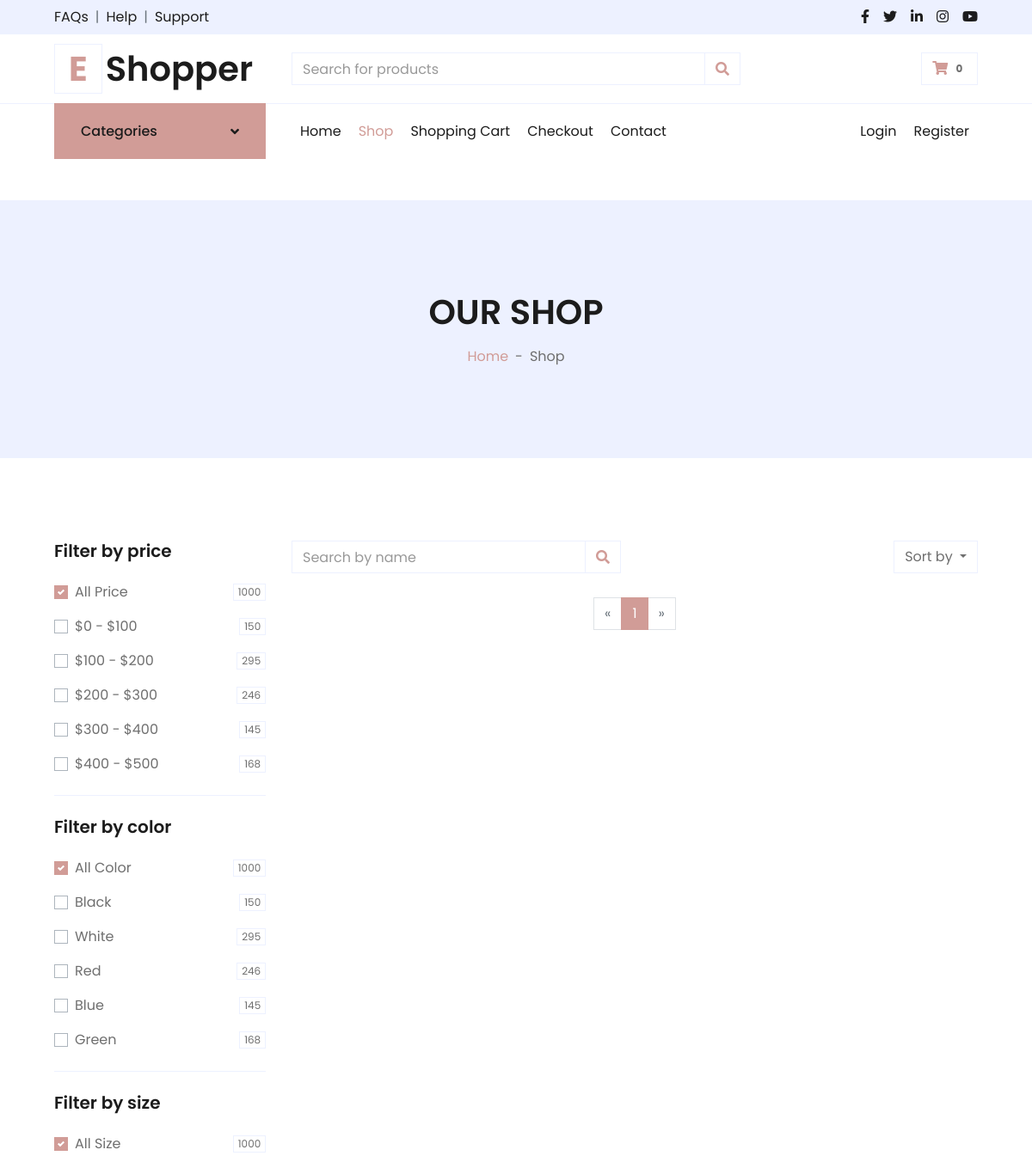
Page /shop/ (upper part) on the earlier database version.
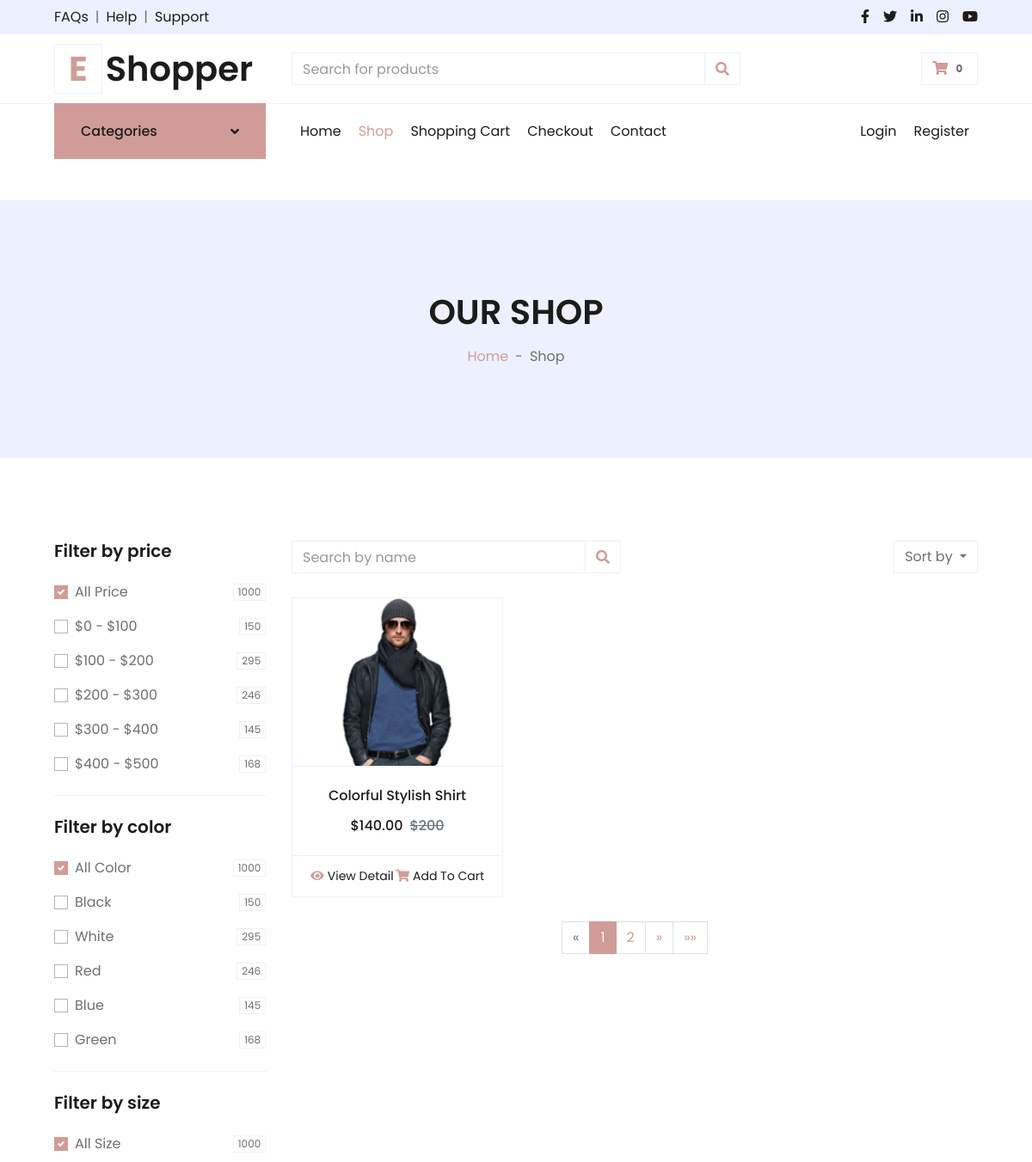
Same page on the later database version.
### main/models.py (models this page shows, shortened)
class Product(models.Model):
    name = models.CharField('Product Name', max_length=255)
    about = models.TextField('About Product')
    description = models.TextField('Description')
    information = models.TextField('Information')
    price = models.PositiveSmallIntegerField('Product Price')
    discount = models.DecimalField('Discount Size', max_digits=3, decimal_places=1)
    discounted_price = models.DecimalField('Discounted Price', max_digits=10, decimal_places=2, blank=True, null=True)
    is_trendy = models.BooleanField(default=False)
    images = models.ManyToManyField('Image')
    colors = models.ManyToManyField('Color')
    sizes = models.ManyToManyField('Size')
    category = models.ForeignKey('Category', on_delete=models.CASCADE, related_name='products', null=True)
    facebook = models.URLField('Facebook URL', blank=True)
    twitter = models.URLField('Twitter URL', blank=True)
    linkedin = models.URLField('LinkedIn URL', blank=True)
    pinterest = models.URLField('Pinterest URL', blank=True)
    created_at = models.DateTimeField('Created At', auto_now_add=True, null=True)
    updated_at = models.DateTimeField('Updated At', auto_now=True, null=True)

class Image(models.Model):
    img = models.ImageField('Product Image',upload_to='media')

### main/views.py (the view, shortened to what this page needs)
# urls.py: path('shop/' , ShopListView.as_view() , name='shop'),
class ShopListView(ListView):
    template_name = 'shop.html'
    paginate_by = 1  # Number of products per page
    @staticmethod
    def __extract_all_data(request):
        products = Product.objects.all()
        paginator = Paginator(products, ShopListView.paginate_by)
        page = request.GET.get('page')
        try:
            products = paginator.page(page)
        except PageNotAnInteger:
            products = paginator.page(1)
        except EmptyPage:
            products = paginator.page(paginator.num_pages)
        context = {
            'nav': 'shop',
            'products': products,
        }
        return context
    def get(self, request: HttpRequest, *args: Any, **kwargs: Any) -> HttpResponse:
        return render(request , self.template_name , context=self.__extract_all_data(request))

### main/templates/shop.html (shortened to what the changed rows need)
{% extends 'inc/base.html' %}
{% block 'content' %}
    <div class="container-fluid bg-secondary mb-5">
        <div class="d-flex flex-column align-items-center justify-content-center" style="min-height: 300px">
            <h1 class="font-weight-semi-bold text-uppercase mb-3">Our Shop</h1>
        </div>
    </div>
    <div class="container-fluid pt-5">
        <div class="row px-xl-5">
            <div class="col-lg-9 col-md-12">
                <div class="row pb-3">
                    {% for product in products %}
                    <div class="col-lg-4 col-md-6 col-sm-12 pb-1">
                        <div class="card product-item border-0 mb-4">
                            <div class="card-header product-img position-relative overflow-hidden bg-transparent border p-0">
                            {% with first_image=product.images.first %}
                                {% if first_image %}
                                    <img class="img-fluid w-100" src="{{ first_image.img.url }}" alt="">
                                {% endif %}
                            {% endwith %}
                            </div>
                            <div class="card-body border-left border-right text-center p-0 pt-4 pb-3">
                                <h6 class="text-truncate mb-3">{{ product.name }}</h6>
                                <div class="d-flex justify-content-center">
                                    {% if product.discount %}
                                        <h6>${{ product.discounted_price }}</h6><h6 class="text-muted ml-2"><del>${{ product.price }}</del></h6>
                                    {% else %}
                                        <h6>${{ product.price }}</h6><h6 class="text-muted ml-2"></h6>
                                    {% endif %}
                                </div>
                            </div>
                            <div class="card-footer d-flex justify-content-between bg-light border">
                                <a href="" class="btn btn-sm text-dark p-0"><i class="fas fa-eye text-primary mr-1"></i>View Detail</a>
                                <a href="" class="btn btn-sm text-dark p-0"><i class="fas fa-shopping-cart text-primary mr-1"></i>Add To Cart</a>
                            </div>
                        </div>
                    </div>
                    {% endfor %}
                    <div class="col-12 pb-1">
                        <nav aria-label="Page navigation">
                            <ul class="pagination justify-content-center mb-3">
                                {% for num in products.paginator.page_range %}
                                    {% if products.number == num %}
                                        <li class="page-item active">
                                            <span class="page-link">{{ num }}</span>
                                        </li>
                                    {% elif num > products.number|add:'-3' and num < products.number|add:'3' %}
                                        <li class="page-item">
                                            <a class="page-link" href="?page={{ num }}">{{ num }}</a>
                                        </li>
                                    {% elif num == products.paginator.page_range.0 %}
                                        <li class="page-item disabled">
                                            <span class="page-link">...</span>
                                        </li>
                                    {% elif num == products.paginator.page_range|last %}
                                        <li class="page-item disabled">
                                            <span class="page-link">...</span>
                                        </li>
                                    {% endif %}
                                {% endfor %}
                                {% if products.has_next %}
                                    <li class="page-item">
                                        <a class="page-link" href="?page={{ products.next_page_number }}" aria-label="Next">
                                            <span aria-hidden="true">&raquo;</span>
                                        </a>
                                    </li>
                                    <li class="page-item">
                                        <a class="page-link" href="?page={{ products.paginator.num_pages }}" aria-label="Last">
                                            <span aria-hidden="true">&raquo;&raquo;</span>
                                        </a>
                                    </li>
                                {% else %}
                                    <li class="page-item disabled">
                                        <span class="page-link">&raquo;</span>
                                    </li>
                                {% endif %}
                            </ul>
                        </nav>
                    </div>
                </div>
            </div>
        </div>
    </div>
{% endblock %}

Differences in the rows shown:
added Product: images.first.img (picture), name "Colorful Stylish Shirt", discounted_price "140.00", price "200"
Other differences:
new list line: "2"
